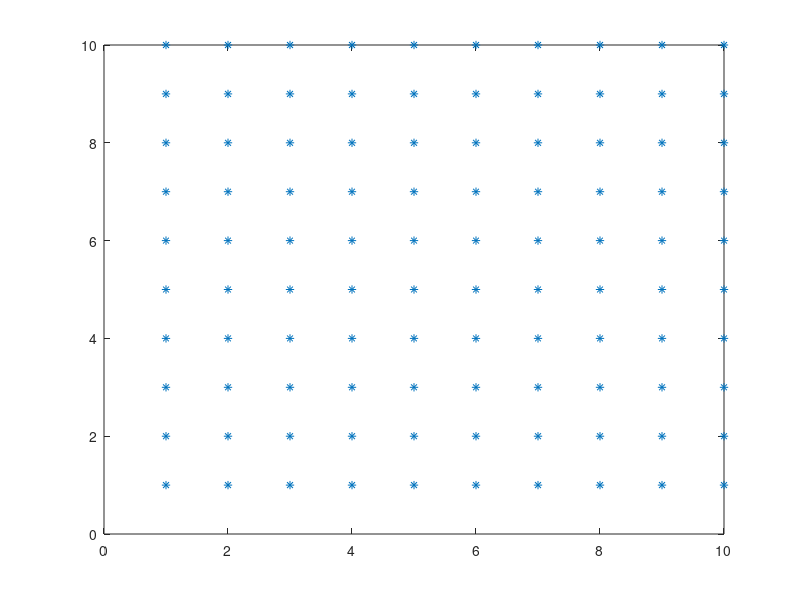

The MATLAB source for this figure:
nr=10;nc=10;nLayer=5;

ctr=1;
I=[];
for i=1:nr
    for j=1:nc
        I(ctr,:)=[i j];
        ind(i,j)=ctr;
        ctr = ctr+1;
    end
end
plot(I(:,1),I(:,2),'*');

WCen=[round(nr/2), round(nc/2)];

inc=1;
rHi=0.5;rLo=0;
grp={};cctr=1;
grpTemp=[];ccc=1;

hold on;
for hh=1:nLayer
for i=1:nr
    for j=1:nc
        ic = i-WCen(1); jc =j-WCen(2);
        r = (ic*ic + jc*jc)^0.5;
        if((rLo==0) && (r<rHi))
                grpTemp(ccc)=ind(i,j) ;ccc=ccc+1;
        elseif((rLo<r) && (r<rHi))           
                grpTemp(ccc)=ind(i,j) ;ccc=ccc+1;
        end
    end
end
rLo=rHi;rHi=rHi+inc;
grp{cctr}=grpTemp;cctr=cctr+1;grpTemp=[];ccc=1;
end